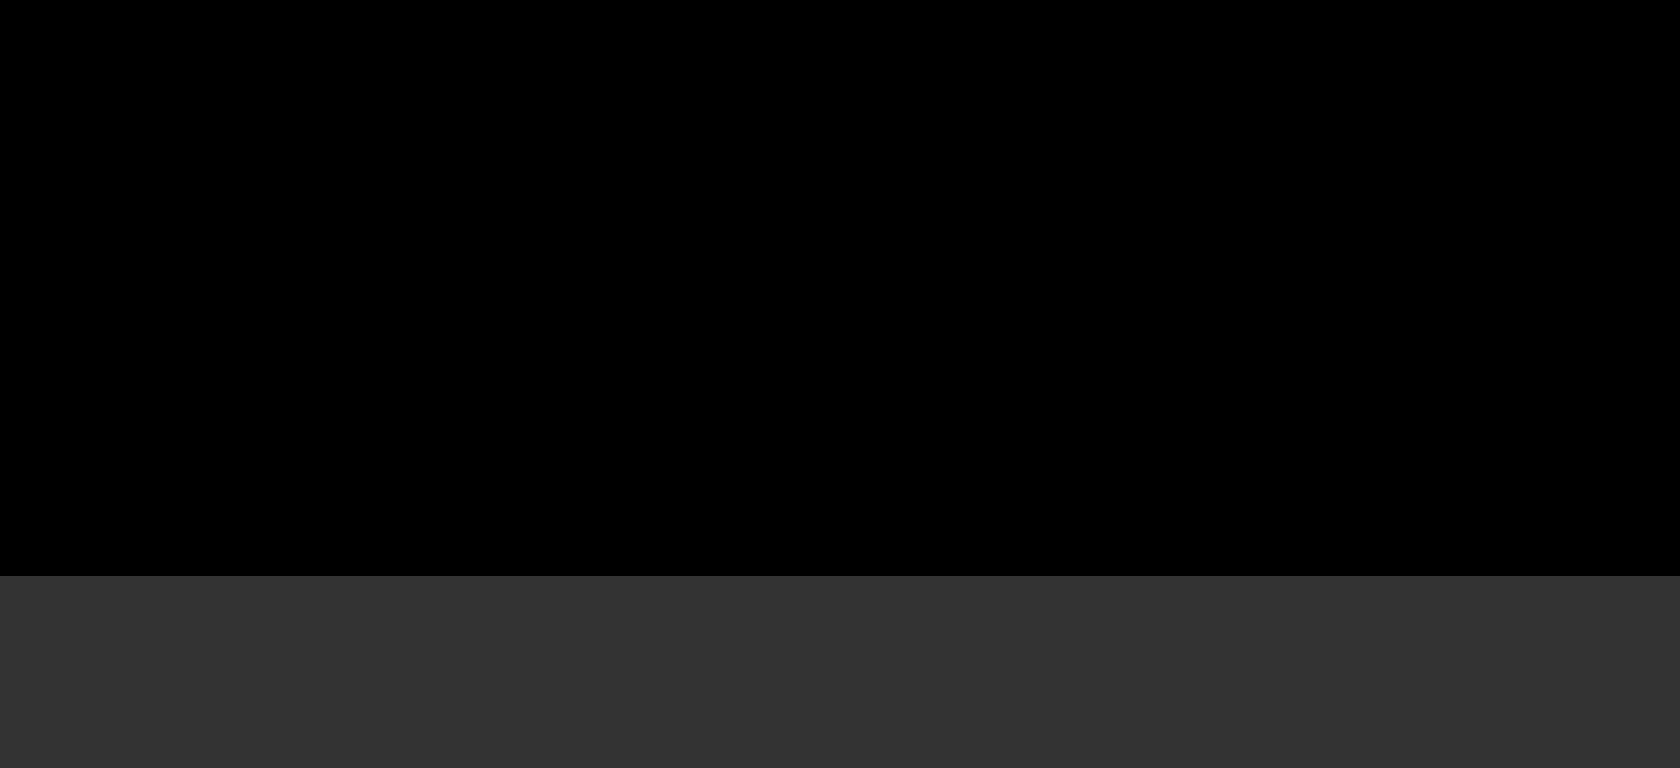

A 2D game scene composited from a Tiled map and its tileset images. What follows is a short description and the map's XML, with each tile layer's data collapsed to a summary:
An orthogonal 35x16 tile map with 48x48 px tiles, 1 tile layer (Platforms).

<map version="1.2" tiledversion="1.2.4" orientation="orthogonal" renderorder="right-down" width="35" height="16" tilewidth="48" tileheight="48" infinite="0" nextlayerid="2" nextobjectid="1">
 <tileset firstgid="1" name="tiles2" tilewidth="48" tileheight="48" tilecount="25" columns="5">
  <image source="../textures/tiles2.png" width="240" height="240" />
 </tileset>
 <layer id="1" name="Platforms" width="35" height="16">
  <data>[560 cells, 140 non-empty, 1 distinct tile ids]</data>
 </layer>
</map>
